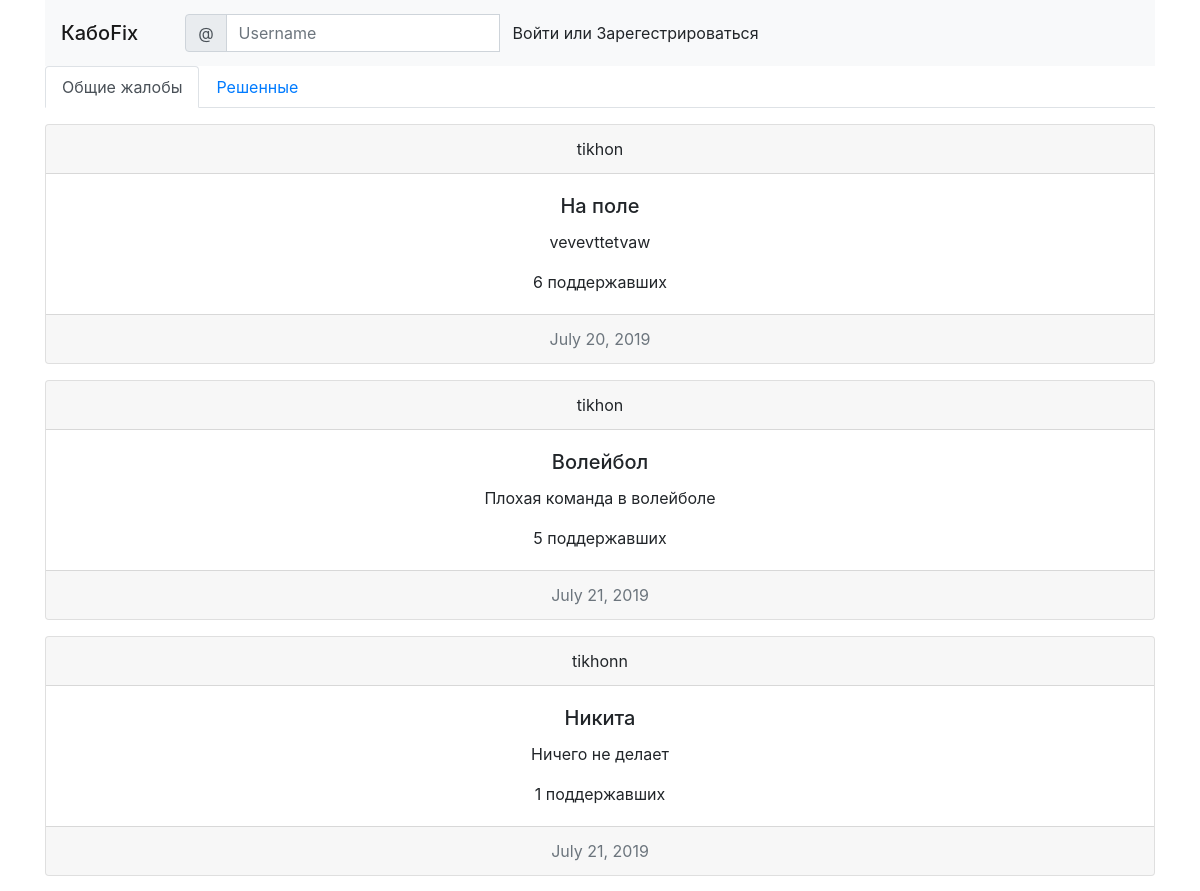
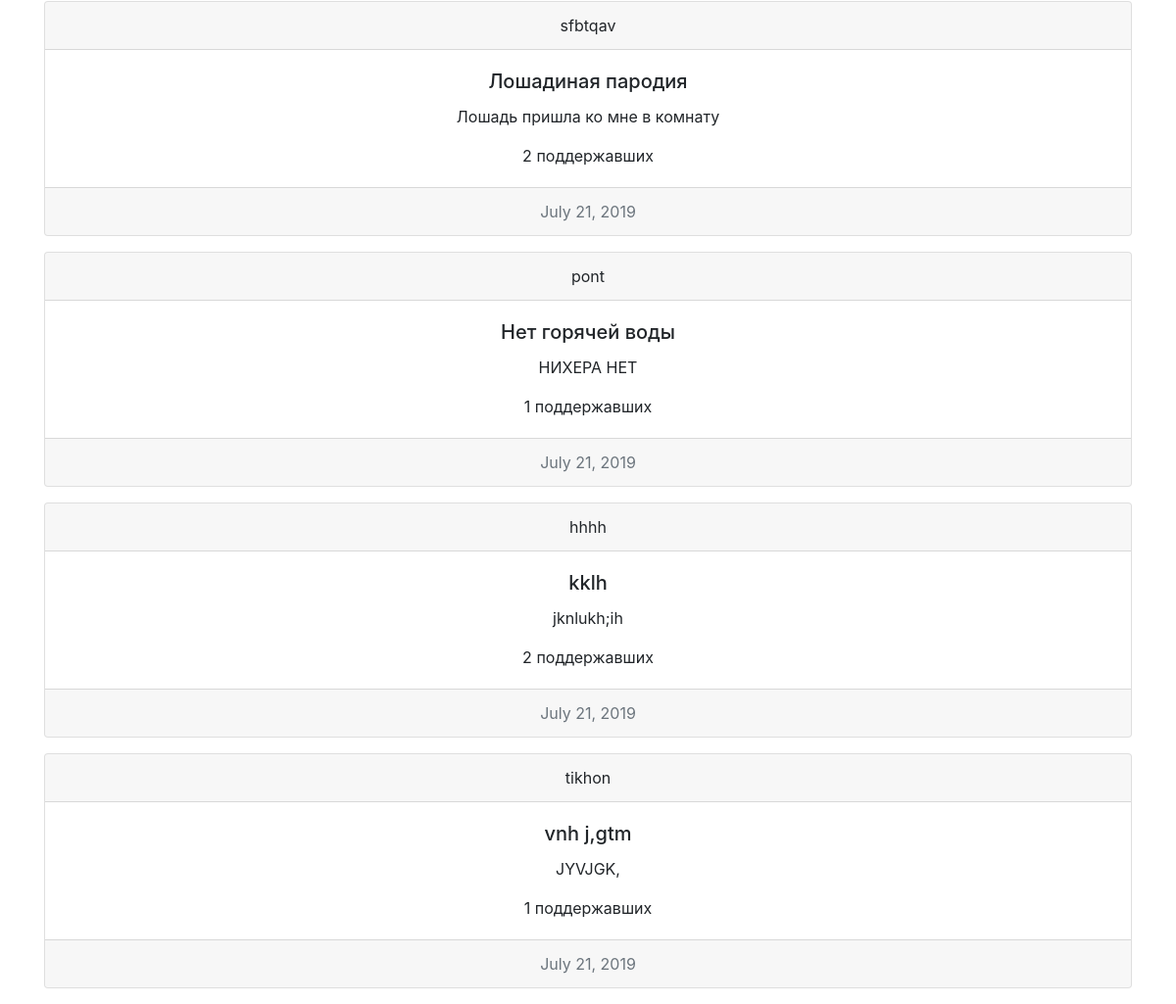
The page / on the database its author committed (2 pictures, top to bottom).
### myapp/models.py (models this page shows)
class Problem(models.Model):
    title = models.CharField(max_length=150, default="Без названия.")
    home = models.CharField(max_length=50, default="Вне домика")
    text = models.TextField()
    solved = models.BooleanField(default=False)
    author = models.ForeignKey(User, on_delete=models.CASCADE)
    likes = models.ManyToManyField(User,  related_name='liked')
    curator = models.ForeignKey(User, default=None, null=True, on_delete=models.CASCADE, related_name='curatored')
    date = models.DateField(("Date"), default=datetime.date.today)
    progress = models.BooleanField(default=False)
    def countlikes(self):
        return self.likes.count()

### myapp/views.py (the view)
# urls.py: path('', index),
def index(request):
    if request.user.is_authenticated:
        admin = check_moder(request)
        if admin:
            user = request.user.username
            problems = Problem.objects.filter(solved=False, curator=None)
            solvedproblems = Problem.objects.filter(solved=True)
            myproblems = Problem.objects.filter(solved=False, curator=request.user, progress=True)
            return render(request, "admin.html",
                          {'username': user, 'problems': problems, 'myproblems': myproblems, 'solvedproblems': solvedproblems})
        user = request.user.username
        problems = Problem.objects.filter(solved=False)
        myproblems = problems.filter(author=request.user)
        solvedproblems = Problem.objects.filter(solved=True)
        return render(request, "indexAuth.html", {'username': user, 'problems': problems, 'myproblems': myproblems,
                                                  'solvedproblems': solvedproblems})
    else:
        if request.method == 'POST':
            if request.POST['button'] == 'Войти или Зарегестрироваться':
                user = request.POST['username']
            return redirect('/login?user={}'.format(user))
        problems = Problem.objects.filter(solved=False)
        solvedproblems = Problem.objects.filter(solved=True)
        return render(request, "index.html", {'problems': problems, 'solvedproblems': solvedproblems})

### myapp/templates/index.html (shortened to what this page needs)
{% extends "base.html" %}
{%block content%}
<form style="margin-left: 15px;margin-right: 10px;" class="form-inline" method="POST">
    <div class="input-group">
        <div class="input-group-prepend">
            <span class="input-group-text" id="basic-addon1">@</span>
        </div>
        <input type="text" class="form-control" placeholder="Username" aria-label="Username"
               aria-describedby="basic-addon1" name="username"/>
        <input type="submit" name="button" value="Войти или Зарегестрироваться"
               class="btn btn-outline-default my-2 my-sm-0" />
    </div>
</form>
{% endblock %}
{% block nav %}
<ul class="nav nav-tabs" id="myTab" role="tablist">
    <li class="nav-item">
        <a class="nav-link active" id="home-tab" data-toggle="tab" href="#home" role="tab" aria-controls="home"
           aria-selected="true">Общие жалобы</a>
    </li>
    <li class="nav-item">
        <a class="nav-link" id="contact-tab" data-toggle="tab" href="#contact" role="tab" aria-controls="contact"
           aria-selected="false">Решенные</a>
    </li>
</ul>
<div class="tab-content" id="myTabContent">
    <div class="tab-pane fade show active" id="home" role="tabpanel" aria-labelledby="home-tab">
        {% for problem in problems %}
        <div class="card text-center">
            <div class="card-header">
                {{ problem.author }}
            </div>
            <div class="card-body">
                <h5 class="card-title">{{ problem.title }}</h5>
                <p class="card-text">{{ problem.text }}</p>
                <p class="card-text">{{ problem.countlikes }} поддержавших</p>
            </div>
            <div class="card-footer text-muted">
                {{ problem.date }}
            </div>
        </div>
        {% endfor %}
    </div>
</div>
{% endblock %}

### myapp/templates/base.html (shortened to what this page needs)
<!DOCTYPE html>
<html lang="ru">
<link rel="stylesheet" href="https://stackpath.bootstrapcdn.com/bootstrap/4.3.1/css/bootstrap.min.css"
>
<head>
</head>
<body>
<div class="container">
    <nav class="navbar navbar-expand-lg navbar-light bg-light">
        <a class="navbar-brand" href="/">
            <span class="navbar-brand mb-0 h1">КабоFix</span>
        </a>
        {% block content %}
        {% endblock %}
    </nav>
    {% block nav %}
{% endblock %}
</div>
</body>
</html>

### rows shown on the page
Problem: author "tikhon", title "На поле", text "vevevttetvaw", countlikes "6", date "July 20, 2019"
Problem: author "tikhon", title "Волейбол", text "Плохая команда в волейболе", countlikes "5", date "July 21, 2019"
Problem: author "tikhonn", title "Никита", text "Ничего не делает", countlikes "1", date "July 21, 2019"
Problem: author "sfbtqav", title "Лошадиная пародия", text "Лошадь пришла ко мне в комнату", countlikes "2", date "July 21, 2019"
Problem: author "pont", title "Нет горячей воды", text "НИХЕРА НЕТ", countlikes "1", date "July 21, 2019"
Problem: author "hhhh", title "kklh", text "jknlukh;ih", countlikes "2", date "July 21, 2019"
Problem: author "tikhon", title "vnh j,gtm", text "JYVJGK,", countlikes "1", date "July 21, 2019"
